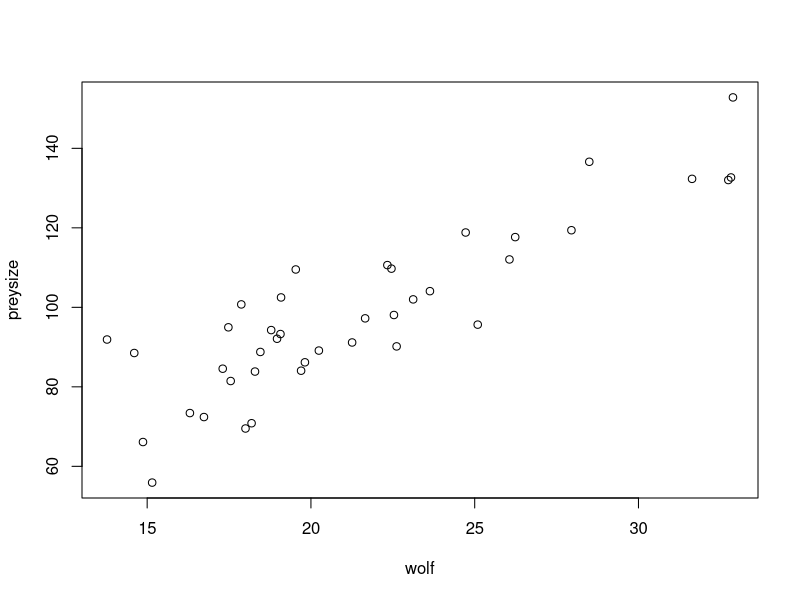
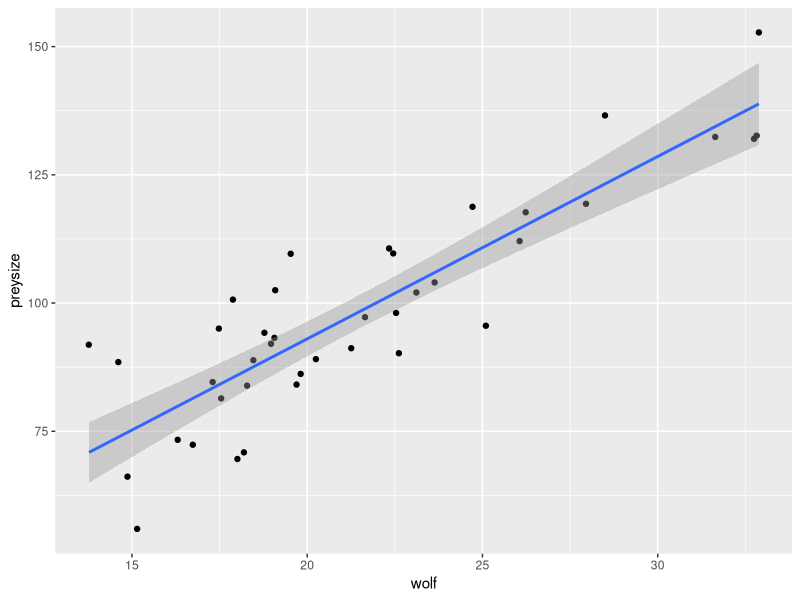
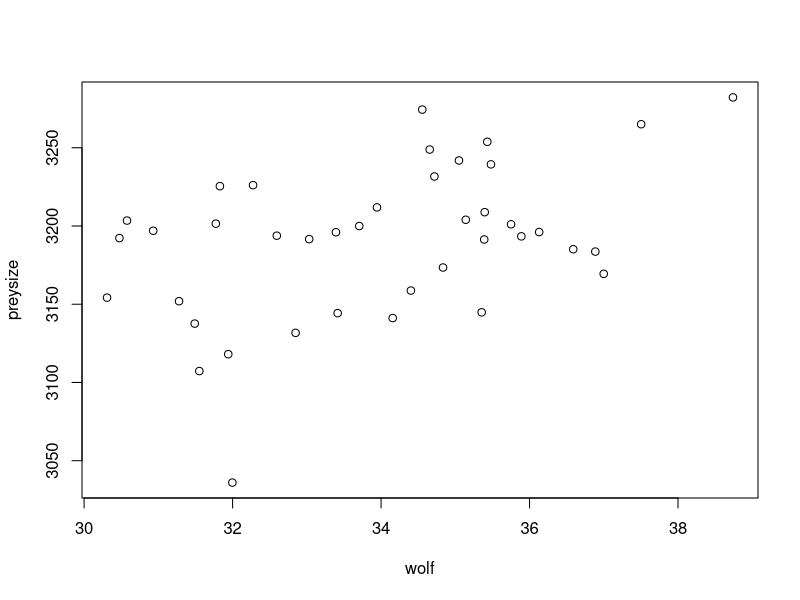
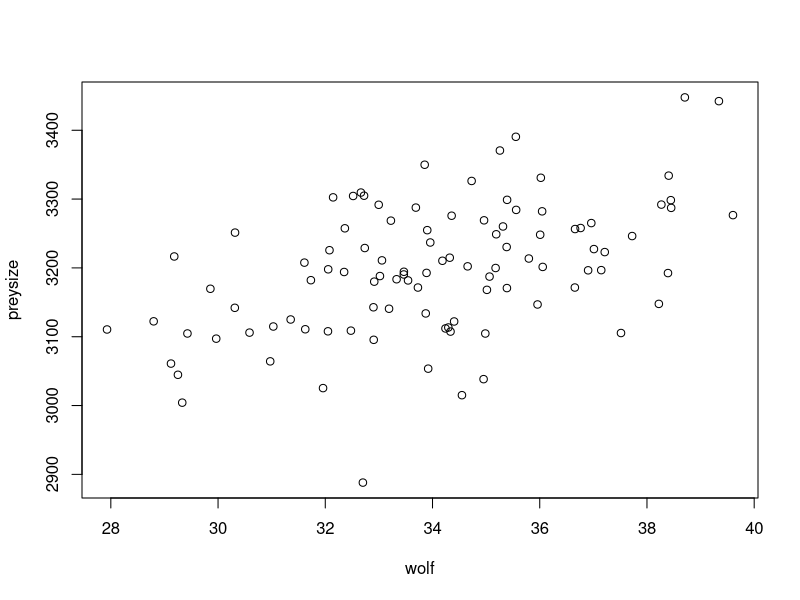

Reproduce these figures in R, in order.
## ---- chunk 1
library(ggplot2)

# Create random data
preysize <- rnorm(n=40, mean=100, sd=20) # independent variable
filler <- rnorm(n=40, sd=3)
wolf <- 2 + preysize*.2 + filler # dependent variable

plot(wolf,preysize)
## ---- chunk 2
frame1 <- seq_len(40)
## ---- chunk 3
data1 <- data.frame(frame1, wolf, preysize)
## ---- chunk 4
head(data1)
## ---- chunk 5
myplot <- ggplot(data=data1, aes(x=wolf, y=preysize)) +
                 geom_jitter() +
                 stat_smooth(method=lm) 

print(myplot)
## ---- chunk 6
# Create random data
preysize <- rnorm(n=40, mean=3200, sd=40) # independent variable
filler <- rnorm(n=40, sd=2)
wolf <- 2 + preysize*.01 + filler # dependent variable

plot(wolf,preysize)
## ---- chunk 7
# Create random data
preysize <- rnorm(n=100, mean=3200, sd=100) # independent variable
filler <- rnorm(n=100, sd=2)
wolf <- 2 + preysize*.01 + filler # dependent variable

plot(wolf,preysize)
